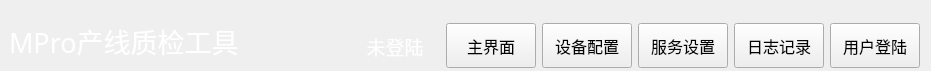
<?xml version="1.0" encoding="UTF-8"?>
<ui version="4.0">
 <class>NavBarWid</class>
 <widget class="QWidget" name="NavBarWid">
  <property name="geometry">
   <rect>
    <x>0</x>
    <y>0</y>
    <width>931</width>
    <height>71</height>
   </rect>
  </property>
  <property name="windowTitle">
   <string>Form</string>
  </property>
  <layout class="QGridLayout" name="gridLayout">
   <property name="leftMargin">
    <number>9</number>
   </property>
   <property name="topMargin">
    <number>21</number>
   </property>
   <property name="bottomMargin">
    <number>0</number>
   </property>
   <item row="0" column="5">
    <widget class="QPushButton" name="setBtn">
     <property name="minimumSize">
      <size>
       <width>90</width>
       <height>0</height>
      </size>
     </property>
     <property name="maximumSize">
      <size>
       <width>230</width>
       <height>45</height>
      </size>
     </property>
     <property name="font">
      <font>
       <family>微软雅黑</family>
       <pointsize>12</pointsize>
      </font>
     </property>
     <property name="text">
      <string>服务设置</string>
     </property>
    </widget>
   </item>
   <item row="0" column="3">
    <widget class="QPushButton" name="homeBtn">
     <property name="minimumSize">
      <size>
       <width>90</width>
       <height>0</height>
      </size>
     </property>
     <property name="maximumSize">
      <size>
       <width>230</width>
       <height>45</height>
      </size>
     </property>
     <property name="font">
      <font>
       <family>微软雅黑</family>
       <pointsize>12</pointsize>
      </font>
     </property>
     <property name="text">
      <string>主界面</string>
     </property>
    </widget>
   </item>
   <item row="0" column="0">
    <widget class="QLabel" name="label">
     <property name="minimumSize">
      <size>
       <width>0</width>
       <height>50</height>
      </size>
     </property>
     <property name="font">
      <font>
       <family>微软雅黑</family>
       <pointsize>20</pointsize>
      </font>
     </property>
     <property name="styleSheet">
      <string notr="true">color: rgb(255, 255, 255);</string>
     </property>
     <property name="text">
      <string>MPro产线质检工具</string>
     </property>
     <property name="alignment">
      <set>Qt::AlignLeading|Qt::AlignLeft|Qt::AlignTop</set>
     </property>
    </widget>
   </item>
   <item row="0" column="1">
    <spacer name="horizontalSpacer">
     <property name="orientation">
      <enum>Qt::Horizontal</enum>
     </property>
     <property name="sizeHint" stdset="0">
      <size>
       <width>52</width>
       <height>20</height>
      </size>
     </property>
    </spacer>
   </item>
   <item row="0" column="6">
    <widget class="QPushButton" name="logBtn">
     <property name="minimumSize">
      <size>
       <width>90</width>
       <height>0</height>
      </size>
     </property>
     <property name="maximumSize">
      <size>
       <width>230</width>
       <height>45</height>
      </size>
     </property>
     <property name="font">
      <font>
       <family>微软雅黑</family>
       <pointsize>12</pointsize>
      </font>
     </property>
     <property name="text">
      <string>日志记录</string>
     </property>
    </widget>
   </item>
   <item row="0" column="7">
    <widget class="QPushButton" name="loginBtn">
     <property name="minimumSize">
      <size>
       <width>90</width>
       <height>0</height>
      </size>
     </property>
     <property name="maximumSize">
      <size>
       <width>230</width>
       <height>45</height>
      </size>
     </property>
     <property name="font">
      <font>
       <family>微软雅黑</family>
       <pointsize>12</pointsize>
      </font>
     </property>
     <property name="text">
      <string>用户登陆</string>
     </property>
    </widget>
   </item>
   <item row="0" column="2">
    <widget class="QLabel" name="userLab">
     <property name="minimumSize">
      <size>
       <width>90</width>
       <height>0</height>
      </size>
     </property>
     <property name="font">
      <font>
       <family>微软雅黑</family>
       <pointsize>14</pointsize>
      </font>
     </property>
     <property name="contextMenuPolicy">
      <enum>Qt::PreventContextMenu</enum>
     </property>
     <property name="styleSheet">
      <string notr="true">color: rgb(255, 255, 255);</string>
     </property>
     <property name="text">
      <string>未登陆</string>
     </property>
     <property name="alignment">
      <set>Qt::AlignCenter</set>
     </property>
    </widget>
   </item>
   <item row="0" column="4">
    <widget class="QPushButton" name="devBtn">
     <property name="minimumSize">
      <size>
       <width>90</width>
       <height>0</height>
      </size>
     </property>
     <property name="maximumSize">
      <size>
       <width>230</width>
       <height>45</height>
      </size>
     </property>
     <property name="font">
      <font>
       <family>微软雅黑</family>
       <pointsize>12</pointsize>
      </font>
     </property>
     <property name="text">
      <string>设备配置</string>
     </property>
    </widget>
   </item>
  </layout>
 </widget>
 <resources/>
 <connections/>
</ui>
